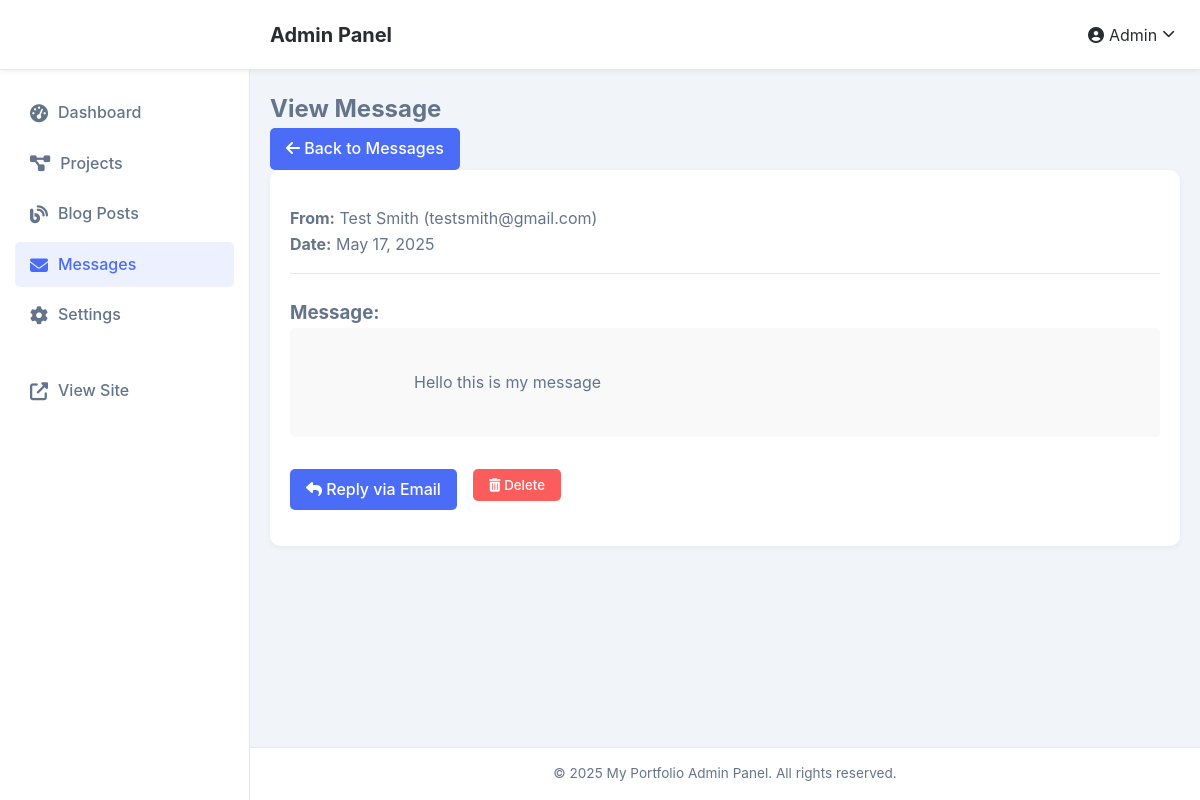
Screenshot of /admin/messages/1 (signed in) with the database file from the repository.
### tables this page shows
CREATE TABLE messages (
            id INTEGER PRIMARY KEY AUTOINCREMENT,
            name TEXT NOT NULL,
            email TEXT NOT NULL,
            subject TEXT,
            message TEXT NOT NULL,
            created_at TIMESTAMP DEFAULT CURRENT_TIMESTAMP,
            read BOOLEAN DEFAULT 0
        );

CREATE TABLE settings (
            id INTEGER PRIMARY KEY AUTOINCREMENT,
            site_title TEXT NOT NULL DEFAULT 'My Portfolio',
            site_description TEXT DEFAULT 'Web Designer & Developer',
            contact_email TEXT,
            contact_phone TEXT,
            contact_address TEXT,
            social_facebook TEXT,
            social_twitter TEXT,
            social_instagram TEXT,
            social_linkedin TEXT,
            about_content TEXT,
            hero_headline TEXT DEFAULT 'Web Designer & Developer',
            hero_subheadline TEXT DEFAULT 'Creating beautiful, functional websites'
        );

### app.py (the view)
@app.route('/admin/messages/<int:message_id>')
def admin_view_message(message_id):
    if not is_authenticated() or not is_admin():
        return redirect(url_for('admin_login'))
    with get_db_connection() as conn:
        message_row = conn.execute('SELECT * FROM messages WHERE id = ?', (message_id,)).fetchone()
        if not message_row:
            flash('Message not found', 'error')
            return redirect(url_for('admin_messages'))
        message = dict(message_row)
        if not message['read']:
            conn.execute('UPDATE messages SET read = 1 WHERE id = ?', (message_id,))
            conn.commit()
    return render_template('admin/message_detail.html', message=message)

### app.py (called while the page is built, shortened)
def get_db_connection():
    conn = sqlite3.connect(DATABASE)
    conn.row_factory = sqlite3.Row
    return conn

def is_authenticated():
    return 'user_id' in session

def is_admin():
    if not is_authenticated():
        return False
    with get_db_connection() as conn:
        user = conn.execute('SELECT is_admin FROM users WHERE id = ?', (session['user_id'],)).fetchone()
        return user and user['is_admin'] == 1

@app.template_filter('nl2br')
def nl2br(value):
    if value:
        return value.replace('\n', '<br>')
    return value

@app.context_processor
def inject_unread_messages():
    if is_authenticated() and is_admin():
        try:
            with get_db_connection() as conn:
                count = conn.execute('''
                    SELECT COUNT(*) as count
                    FROM messages
                    WHERE read = 0
                ''').fetchone()['count']
            return {'unread_messages_count': count}
        except Exception as e:
            print(f"Error getting unread messages: {e}")
    return {'unread_messages_count': 0}

@app.context_processor
def inject_settings():
    try:
        with get_db_connection() as conn:
            settings_row = conn.execute('SELECT * FROM settings WHERE id = 1').fetchone()
            if settings_row:
                settings = dict(settings_row)
                if 'logo_path' not in settings or not settings['logo_path']:
                    settings['logo_path'] = '/static/img/logo.jpg'
            return {'settings': settings}
    except Exception as e:
        print(f"Error getting settings: {e}")
        return {'settings': {
            'site_title': 'My Portfolio',
            'site_description': 'Elevating brands through intelligent design',
            'hero_headline': 'Web Designer & Developer',
            'hero_subheadline': 'Elevating brands through intelligent design',
            'logo_path': '/static/img/logo.jpg'
        }}

@app.template_filter('format_date')
def format_date(date):
    if isinstance(date, str):
        try:
            date = datetime.datetime.strptime(date, '%Y-%m-%d %H:%M:%S')
        except ValueError:
            return date
    return date.strftime('%B %d, %Y')

### templates/admin/message_detail.html (shortened to what this page needs)
{% extends "admin/base.html" %}
{% block content %}
<div class="admin-section">
    <div class="admin-section-header">
        <h2>View Message</h2>
        <div class="admin-section-actions">
            <a href="{{ url_for('admin_messages') }}" class="btn btn-secondary">
                <i class="fas fa-arrow-left"></i> Back to Messages
            </a>
        </div>
    </div>
    <div class="card">
        <div class="card-body">
            <div class="message-details">
                <div class="message-meta">
                    <p><strong>From:</strong> {{ message.name }} ({{ message.email }})</p>
                    <p><strong>Date:</strong> {{ message.created_at|format_date }}</p>
                </div>
                <div class="message-content">
                    <h3>Message:</h3>
                    <div class="message-text">
                        {{ message.message|nl2br|safe }}
                    </div>
                </div>
                <div class="message-actions">
                    <a href="mailto:{{ message.email }}" class="btn btn-primary">
                        <i class="fas fa-reply"></i> Reply via Email
                    </a>
                    <form method="post" action="{{ url_for('admin_delete_message', message_id=message.id) }}" style="display: inline;">
                        <button type="submit" class="btn btn-danger" onclick="return confirm('Are you sure you want to delete this message?');">
                            <i class="fas fa-trash-alt"></i> Delete
                        </button>
                    </form>
                </div>
            </div>
        </div>
    </div>
</div>
{% endblock %}

### templates/admin/base.html (shortened to what this page needs)
<!DOCTYPE html>
<html lang="en">
<head>
    <link rel="stylesheet" href="{{ url_for('static', filename='css/admin.css') }}">
    <link rel="stylesheet" href="https://cdnjs.cloudflare.com/ajax/libs/font-awesome/6.4.0/css/all.min.css">
</head>
<body>
    <header class="admin-header">
        <div class="container">
            <div class="admin-logo">
                <a href="{{ url_for('admin_dashboard') }}">Admin Panel</a>
            </div>
            <div class="admin-user">
                <div class="dropdown">
                    <button class="dropdown-toggle">
                        <i class="fas fa-user-circle"></i> Admin
                        <i class="fas fa-chevron-down"></i>
                    </button>
                </div>
            </div>
        </div>
    </header>
    <aside class="admin-sidebar">
        <nav>
            <ul>
                <li>
                    <a href="{{ url_for('admin_dashboard') }}" class="{{ 'active' if request.path == url_for('admin_dashboard') else '' }}">
                        <i class="fas fa-tachometer-alt"></i> Dashboard
                    </a>
                </li>
                <li>
                    <a href="{{ url_for('admin_projects') }}" class="{{ 'active' if request.path.startswith('/admin/projects') else '' }}">
                        <i class="fas fa-project-diagram"></i> Projects
                    </a>
                </li>
                <li>
                    <a href="{{ url_for('admin_blog') }}" class="{{ 'active' if request.path.startswith('/admin/blog') else '' }}">
                        <i class="fas fa-blog"></i> Blog Posts
                    </a>
                </li>
                <li>
                    <a href="{{ url_for('admin_messages') }}" class="{{ 'active' if request.path.startswith('/admin/messages') else '' }}">
                        <i class="fas fa-envelope"></i> Messages
                    </a>
                </li>
                <li>
                    <a href="{{ url_for('admin_settings') }}" class="{{ 'active' if request.path == url_for('admin_settings') else '' }}">
                        <i class="fas fa-cog"></i> Settings
                    </a>
                </li>
                <li class="view-site">
                    <a href="{{ url_for('home') }}" target="_blank">
                        <i class="fas fa-external-link-alt"></i> View Site
                    </a>
                </li>
            </ul>
        </nav>
    </aside>
    <main class="admin-main">
        <div class="container">
            {% block content %}{% endblock %}
        </div>
    </main>
    <footer class="admin-footer">
        <div class="container">
            <p>&copy; <span class="current-year">2025</span> {{ settings.site_title if settings else 'Portfolio' }} Admin Panel. All rights reserved.</p>
        </div>
    </footer>
</body>
</html>

### static/css/admin.css (style rules this page uses)
:root { --admin-primary: #4a6cf7; --admin-secondary: #6577f3; --admin-success: #13c296; --admin-danger: #fb5d5d; --admin-warning: #fbb040; --admin-info: #3aa1ff; --admin-dark: #292d32; --admin-text: #64748b; --admin-body-bg: #f1f5f9; --admin-card-bg: #ffffff; --admin-border: #e2e8f0; --admin-hover: #f8fafc; --admin-sidebar-width: 250px; --admin-header-height: 70px; --admin-transition: all 0.3s ease; }
* { margin: 0; padding: 0; box-sizing: border-box; font-family: 'Inter', sans-serif; }
body { background-color: var(--admin-body-bg); color: var(--admin-text); line-height: 1.6; }
a { text-decoration: none; color: var(--admin-primary); transition: var(--admin-transition); }
ul { list-style: none; }
.container { padding: 0 20px; }
.admin-header { position: fixed; top: 0; left: 0; width: 100%; height: var(--admin-header-height); background-color: var(--admin-card-bg); border-bottom: 1px solid var(--admin-border); display: flex; align-items: center; z-index: 100; box-shadow: 0 2px 5px rgba(0, 0, 0, 0.05); }
.admin-header .container { display: flex; justify-content: space-between; align-items: center; width: 100%; padding-left: calc(var(--admin-sidebar-width) + 20px); }
.admin-logo a { font-size: 1.25rem; font-weight: 700; color: var(--admin-dark); }
.admin-sidebar { position: fixed; top: 0; left: 0; width: var(--admin-sidebar-width); height: 100vh; background-color: var(--admin-card-bg); border-right: 1px solid var(--admin-border); padding-top: var(--admin-header-height); z-index: 99; overflow-y: auto; transition: var(--admin-transition); }
.admin-sidebar nav { padding: 20px 0; }
.admin-sidebar ul li { padding: 0 15px; margin-bottom: 5px; }
.admin-sidebar ul li a { display: flex; align-items: center; padding: 10px 15px; border-radius: 5px; color: var(--admin-text); font-weight: 500; transition: var(--admin-transition); }
.admin-sidebar ul li a i { margin-right: 10px; font-size: 18px; }
.admin-sidebar ul li a:hover, .admin-sidebar ul li a.active { background-color: var(--admin-hover); color: var(--admin-primary); }
.admin-sidebar ul li a.active { background-color: rgba(74, 108, 247, 0.1); }
.admin-sidebar .view-site { margin-top: 30px; }
.admin-main { margin-left: var(--admin-sidebar-width); padding-top: calc(var(--admin-header-height) + 20px); padding-bottom: 60px; min-height: 100vh; }
.admin-footer { position: fixed; bottom: 0; left: var(--admin-sidebar-width); width: calc(100% - var(--admin-sidebar-width)); background-color: var(--admin-card-bg); border-top: 1px solid var(--admin-border); padding: 15px 0; text-align: center; font-size: 0.85rem; z-index: 98; }
.card { background-color: var(--admin-card-bg); border-radius: 10px; box-shadow: 0 2px 5px rgba(0, 0, 0, 0.05); padding: 20px; margin-bottom: 20px; }
.btn { display: inline-block; padding: 8px 16px; background-color: var(--admin-primary); color: white; border: none; border-radius: 5px; font-weight: 500; cursor: pointer; transition: var(--admin-transition); }
.btn-danger { background-color: var(--admin-danger); }
.message-details { padding: 1rem 0; }
.message-meta { margin-bottom: 1.5rem; border-bottom: 1px solid var(--admin-border); padding-bottom: 1rem; }
.message-content { margin-bottom: 1.5rem; }
.message-text { background-color: #f9f9f9; padding: 1rem; border-radius: 5px; white-space: pre-wrap; }
.message-actions { display: flex; gap: 1rem; margin-top: 2rem; }
.dropdown { position: relative; }
.dropdown-toggle { display: flex; align-items: center; background: none; border: none; cursor: pointer; font-size: 1rem; color: var(--admin-dark); }
.dropdown-toggle i { margin-right: 5px; }
.dropdown-toggle .fa-chevron-down { margin-left: 5px; font-size: 0.8rem; transition: var(--admin-transition); }

### rows the page displays
messages: name "Test Smith", email "testsmith@gmail.com", created_at "May 17, 2025", message "Hello this is my message"
settings: site_title "My Portfolio"
